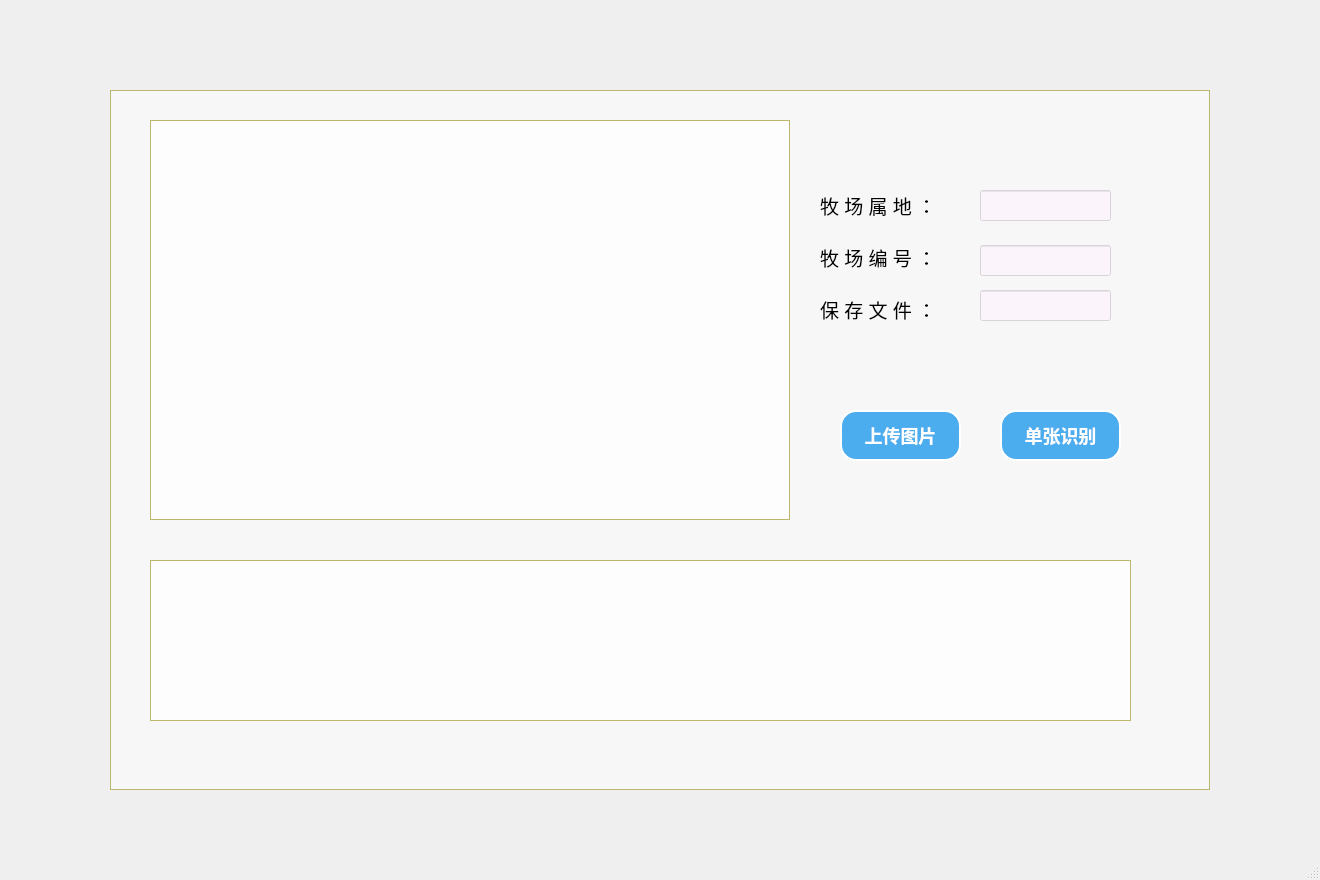
<?xml version="1.0" encoding="UTF-8"?>
<ui version="4.0">
 <class>MainWindow</class>
 <widget class="QMainWindow" name="MainWindow">
  <property name="geometry">
   <rect>
    <x>0</x>
    <y>0</y>
    <width>1320</width>
    <height>880</height>
   </rect>
  </property>
  <property name="minimumSize">
   <size>
    <width>1320</width>
    <height>880</height>
   </size>
  </property>
  <property name="maximumSize">
   <size>
    <width>1320</width>
    <height>880</height>
   </size>
  </property>
  <property name="windowTitle">
   <string>MainWindow</string>
  </property>
  <widget class="QWidget" name="centralwidget">
   <widget class="QLabel" name="label_2">
    <property name="geometry">
     <rect>
      <x>0</x>
      <y>0</y>
      <width>1320</width>
      <height>880</height>
     </rect>
    </property>
    <property name="text">
     <string/>
    </property>
    <property name="pixmap">
     <pixmap>qt/images/background.png</pixmap>
    </property>
   </widget>
   <widget class="QListView" name="listView">
    <property name="geometry">
     <rect>
      <x>110</x>
      <y>90</y>
      <width>1100</width>
      <height>700</height>
     </rect>
    </property>
    <property name="styleSheet">
     <string notr="true">QListView
{  
   background-color: rgba(255, 255, 255, 50%);
    border:1px solid darkkhaki;
}</string>
    </property>
   </widget>
   <widget class="QListWidget" name="listWidget_2">
    <property name="geometry">
     <rect>
      <x>150</x>
      <y>560</y>
      <width>981</width>
      <height>161</height>
     </rect>
    </property>
    <property name="styleSheet">
     <string notr="true">QListWidget
{  
    background-color: rgba(255, 255, 255, 80%);
    border:1px solid darkkhaki;

	
	font: bold 40px;     /* 字体大小 */
	min-width:2em;
	color:red; /* 字体颜色 */
	
	

}</string>
    </property>
   </widget>
   <widget class="QPushButton" name="pushButton">
    <property name="geometry">
     <rect>
      <x>840</x>
      <y>410</y>
      <width>121</width>
      <height>51</height>
     </rect>
    </property>
    <property name="font">
     <font>
      <pointsize>-1</pointsize>
      <weight>75</weight>
      <italic>false</italic>
      <bold>true</bold>
     </font>
    </property>
    <property name="styleSheet">
     <string notr="true">QPushButton
{
	background-color: rgb(75, 173, 238); /*背景色*/ 
	border-style: outset;    /* 边界内凹 */
	border-width: 1px;     /* 边边界宽度 */
	border-radius:16px; /* 边界圆滑 */
	font: bold 18px;     /* 字体大小 */
	min-width:2em;
	color:white; /* 字体颜色 */
	border:none;     /* 取消边界边框 */
	border: 2px solid rgb(255, 255, 255);   /* 添加2px的白色框 */
	
}
/* 鼠标经过改变按钮颜色 */
QPushButton:hover
{
	background-color: rgb(0, 150, 0);
}
</string>
    </property>
    <property name="text">
     <string>上传图片</string>
    </property>
   </widget>
   <widget class="QPushButton" name="pushButton_3">
    <property name="geometry">
     <rect>
      <x>1000</x>
      <y>410</y>
      <width>121</width>
      <height>51</height>
     </rect>
    </property>
    <property name="font">
     <font>
      <pointsize>-1</pointsize>
      <weight>75</weight>
      <italic>false</italic>
      <bold>true</bold>
     </font>
    </property>
    <property name="styleSheet">
     <string notr="true">QPushButton
{
	background-color: rgb(75, 173, 238); /*背景色*/ 
	border-style: outset;    /* 边界内凹 */
	border-width: 1px;     /* 边边界宽度 */
	border-radius:16px; /* 边界圆滑 */
	font: bold 18px;     /* 字体大小 */
	min-width:2em;
	color:white; /* 字体颜色 */
	border:none;     /* 取消边界边框 */
	border: 2px solid rgb(255, 255, 255);   /* 添加2px的白色框 */
	
}
/* 鼠标经过改变按钮颜色 */
QPushButton:hover
{
	background-color: rgb(0, 150, 0);
}
</string>
    </property>
    <property name="text">
     <string>单张识别</string>
    </property>
   </widget>
   <widget class="QLineEdit" name="lineEdit">
    <property name="geometry">
     <rect>
      <x>980</x>
      <y>190</y>
      <width>131</width>
      <height>31</height>
     </rect>
    </property>
    <property name="font">
     <font>
      <pointsize>14</pointsize>
     </font>
    </property>
    <property name="styleSheet">
     <string notr="true">QLineEdit{ background-color: rgba(255,240,255,120); }QLineEdit:focus{background-color: rgb(255,255,255)}</string>
    </property>
   </widget>
   <widget class="QLabel" name="label_3">
    <property name="geometry">
     <rect>
      <x>820</x>
      <y>185</y>
      <width>161</width>
      <height>41</height>
     </rect>
    </property>
    <property name="font">
     <font>
      <pointsize>14</pointsize>
      <weight>50</weight>
      <bold>false</bold>
      <stylestrategy>PreferDefault</stylestrategy>
     </font>
    </property>
    <property name="styleSheet">
     <string notr="true">QLabel
{ 
	/*background-color: rgba(255,240,255,120); */
}
QLabel:focus
{
	background-color: rgb(255,255,255)
}</string>
    </property>
    <property name="text">
     <string>牧 场 属 地 ：</string>
    </property>
   </widget>
   <widget class="QLabel" name="label_4">
    <property name="geometry">
     <rect>
      <x>820</x>
      <y>237</y>
      <width>151</width>
      <height>41</height>
     </rect>
    </property>
    <property name="font">
     <font>
      <pointsize>14</pointsize>
      <weight>50</weight>
      <bold>false</bold>
      <stylestrategy>PreferDefault</stylestrategy>
     </font>
    </property>
    <property name="text">
     <string>牧 场 编 号 ：</string>
    </property>
   </widget>
   <widget class="QLineEdit" name="lineEdit_2">
    <property name="geometry">
     <rect>
      <x>980</x>
      <y>245</y>
      <width>131</width>
      <height>31</height>
     </rect>
    </property>
    <property name="font">
     <font>
      <pointsize>14</pointsize>
     </font>
    </property>
    <property name="styleSheet">
     <string notr="true">QLineEdit{ background-color: rgba(255,240,255,120); }QLineEdit:focus{background-color: rgb(255,255,255)}</string>
    </property>
   </widget>
   <widget class="QLabel" name="label_5">
    <property name="geometry">
     <rect>
      <x>150</x>
      <y>120</y>
      <width>640</width>
      <height>400</height>
     </rect>
    </property>
    <property name="styleSheet">
     <string notr="true">QLabel

{  
    background-color: rgba(255, 255, 255, 80%);
    border:1px solid darkkhaki;
}</string>
    </property>
    <property name="text">
     <string/>
    </property>
   </widget>
   <widget class="QLabel" name="label_6">
    <property name="geometry">
     <rect>
      <x>820</x>
      <y>289</y>
      <width>151</width>
      <height>41</height>
     </rect>
    </property>
    <property name="font">
     <font>
      <pointsize>14</pointsize>
      <weight>50</weight>
      <bold>false</bold>
      <stylestrategy>PreferDefault</stylestrategy>
     </font>
    </property>
    <property name="text">
     <string>保 存 文 件 ：</string>
    </property>
   </widget>
   <widget class="QLineEdit" name="lineEdit_3">
    <property name="geometry">
     <rect>
      <x>980</x>
      <y>290</y>
      <width>131</width>
      <height>31</height>
     </rect>
    </property>
    <property name="font">
     <font>
      <pointsize>14</pointsize>
     </font>
    </property>
    <property name="styleSheet">
     <string notr="true">QLineEdit{ background-color: rgba(255,240,255,120); }QLineEdit:focus{background-color: rgb(255,255,255)}</string>
    </property>
   </widget>
  </widget>
  <widget class="QStatusBar" name="statusbar"/>
 </widget>
 <resources/>
 <connections/>
</ui>
